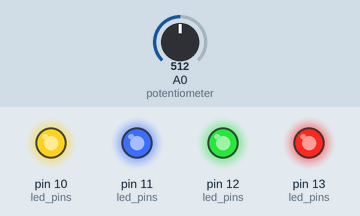
A sketch run on a simulated Arduino Uno, built with avr-gcc and run on an emulated ATmega328P. Parts: output pins drawn as LEDs (lit = HIGH). Dashed ring = blinking. The inputs (shaded band) are chosen by the test bench; at power-on: A0 (potentiometer) = 512.

Above: at 1.8 s.
1.9 s: A0 (potentiometer) set to 306
At 2.5 s:
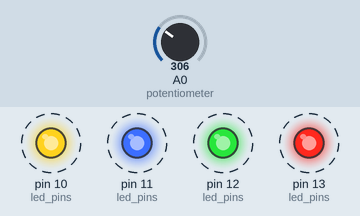
5.4 s: A0 (potentiometer) set to 122
At 5.78 s:
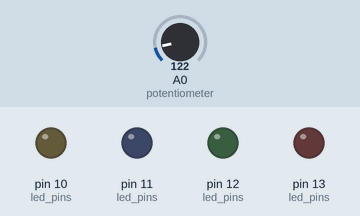
Timing chart, 0 to 14.9 s (numbered marks = the images above; inputs shaded):
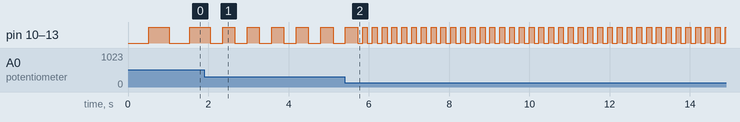

Measured:
- after the input at 1.9 s, pin 10 (led_pins), pin 11 (led_pins), pin 12 (led_pins), pin 13 (led_pins): alternates HIGH for 0.31 s and LOW for 0.31 s, starting after 0.45 s

The sketch:

sketch.ino
```cpp
int led_pins[] = { 12, 10, 11, 13 };

void setup() {
  // put your setup code here, to run once:
  pinMode(13, OUTPUT);
  pinMode(12, OUTPUT);
  pinMode(11, OUTPUT);
  pinMode(10, OUTPUT);
  pinMode(A0, INPUT);
  Serial.begin(9600);
}

void loop() {
  // put your main code here, to run repeatedly:
  int potentiometerValue = analogRead(A0);

  delay(potentiometerValue);

  if (potentiometerValue != 0) {
    for (auto i : led_pins) {
      digitalWrite(i, HIGH);
    }

    delay(potentiometerValue);

    for (auto i : led_pins) {
      digitalWrite(i, LOW);
    }
  }

  if (potentiometerValue == 0) {
    for (auto i : led_pins) {
      digitalWrite(i, LOW);
    }
  }
}
```
